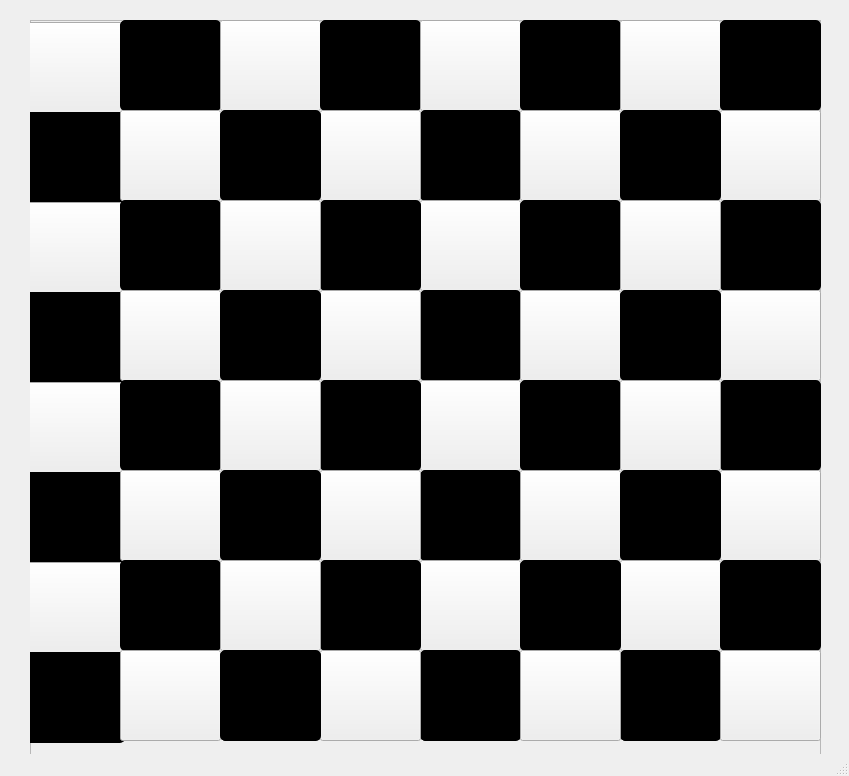
<?xml version="1.0" encoding="UTF-8"?>
<ui version="4.0">
 <class>MainWindow</class>
 <widget class="QMainWindow" name="MainWindow">
  <property name="geometry">
   <rect>
    <x>0</x>
    <y>0</y>
    <width>849</width>
    <height>776</height>
   </rect>
  </property>
  <property name="windowTitle">
   <string>MainWindow</string>
  </property>
  <property name="styleSheet">
   <string notr="true">#centralWidget{
background-image: url(://descarga.png);
}</string>
  </property>
  <widget class="QWidget" name="centralwidget">
   <property name="enabled">
    <bool>true</bool>
   </property>
   <widget class="QFrame" name="frame">
    <property name="geometry">
     <rect>
      <x>30</x>
      <y>20</y>
      <width>791</width>
      <height>771</height>
     </rect>
    </property>
    <property name="frameShape">
     <enum>QFrame::StyledPanel</enum>
    </property>
    <property name="frameShadow">
     <enum>QFrame::Raised</enum>
    </property>
    <widget class="QPushButton" name="pushButton">
     <property name="geometry">
      <rect>
       <x>-6</x>
       <y>2</y>
       <width>101</width>
       <height>91</height>
      </rect>
     </property>
     <property name="autoFillBackground">
      <bool>false</bool>
     </property>
     <property name="styleSheet">
      <string notr="true"/>
     </property>
     <property name="text">
      <string/>
     </property>
    </widget>
    <widget class="QPushButton" name="pushButton_2">
     <property name="geometry">
      <rect>
       <x>90</x>
       <y>0</y>
       <width>101</width>
       <height>91</height>
      </rect>
     </property>
     <property name="font">
      <font>
       <weight>50</weight>
       <bold>false</bold>
       <strikeout>false</strikeout>
      </font>
     </property>
     <property name="mouseTracking">
      <bool>false</bool>
     </property>
     <property name="acceptDrops">
      <bool>false</bool>
     </property>
     <property name="styleSheet">
      <string notr="true">QPushButton {
     background-color: #000000; border: 1px solid black;
     border-radius: 5px;
}</string>
     </property>
     <property name="text">
      <string/>
     </property>
    </widget>
    <widget class="QPushButton" name="pushButton_3">
     <property name="geometry">
      <rect>
       <x>190</x>
       <y>0</y>
       <width>101</width>
       <height>91</height>
      </rect>
     </property>
     <property name="text">
      <string/>
     </property>
    </widget>
    <widget class="QPushButton" name="pushButton_4">
     <property name="geometry">
      <rect>
       <x>290</x>
       <y>0</y>
       <width>101</width>
       <height>91</height>
      </rect>
     </property>
     <property name="styleSheet">
      <string notr="true">QPushButton {
     background-color: #000000; border: 1px solid black;
     border-radius: 5px;
}</string>
     </property>
     <property name="text">
      <string/>
     </property>
    </widget>
    <widget class="QPushButton" name="pushButton_5">
     <property name="geometry">
      <rect>
       <x>390</x>
       <y>0</y>
       <width>101</width>
       <height>91</height>
      </rect>
     </property>
     <property name="text">
      <string/>
     </property>
    </widget>
    <widget class="QPushButton" name="pushButton_6">
     <property name="geometry">
      <rect>
       <x>490</x>
       <y>0</y>
       <width>101</width>
       <height>91</height>
      </rect>
     </property>
     <property name="styleSheet">
      <string notr="true">QPushButton {
     background-color: #000000; border: 1px solid black;
     border-radius: 5px;
}</string>
     </property>
     <property name="text">
      <string/>
     </property>
    </widget>
    <widget class="QPushButton" name="pushButton_7">
     <property name="geometry">
      <rect>
       <x>590</x>
       <y>0</y>
       <width>101</width>
       <height>91</height>
      </rect>
     </property>
     <property name="text">
      <string/>
     </property>
    </widget>
    <widget class="QPushButton" name="pushButton_8">
     <property name="geometry">
      <rect>
       <x>690</x>
       <y>0</y>
       <width>101</width>
       <height>91</height>
      </rect>
     </property>
     <property name="styleSheet">
      <string notr="true">QPushButton {
     background-color: #000000; border: 1px solid black;
     border-radius: 5px;
}</string>
     </property>
     <property name="text">
      <string/>
     </property>
    </widget>
    <widget class="QPushButton" name="pushButton_9">
     <property name="geometry">
      <rect>
       <x>390</x>
       <y>90</y>
       <width>101</width>
       <height>91</height>
      </rect>
     </property>
     <property name="styleSheet">
      <string notr="true">QPushButton {
     background-color: #000000; border: 1px solid black;
     border-radius: 5px;
}</string>
     </property>
     <property name="text">
      <string/>
     </property>
    </widget>
    <widget class="QPushButton" name="pushButton_10">
     <property name="geometry">
      <rect>
       <x>490</x>
       <y>90</y>
       <width>101</width>
       <height>91</height>
      </rect>
     </property>
     <property name="text">
      <string/>
     </property>
    </widget>
    <widget class="QPushButton" name="pushButton_11">
     <property name="geometry">
      <rect>
       <x>290</x>
       <y>90</y>
       <width>101</width>
       <height>91</height>
      </rect>
     </property>
     <property name="text">
      <string/>
     </property>
    </widget>
    <widget class="QPushButton" name="pushButton_12">
     <property name="geometry">
      <rect>
       <x>-6</x>
       <y>92</y>
       <width>101</width>
       <height>91</height>
      </rect>
     </property>
     <property name="styleSheet">
      <string notr="true">QPushButton {
     background-color: #000000; border: 1px solid black;
     border-radius: 5px;
}</string>
     </property>
     <property name="text">
      <string/>
     </property>
    </widget>
    <widget class="QPushButton" name="pushButton_13">
     <property name="geometry">
      <rect>
       <x>690</x>
       <y>90</y>
       <width>101</width>
       <height>91</height>
      </rect>
     </property>
     <property name="text">
      <string/>
     </property>
    </widget>
    <widget class="QPushButton" name="pushButton_14">
     <property name="geometry">
      <rect>
       <x>90</x>
       <y>90</y>
       <width>101</width>
       <height>91</height>
      </rect>
     </property>
     <property name="text">
      <string/>
     </property>
    </widget>
    <widget class="QPushButton" name="pushButton_15">
     <property name="geometry">
      <rect>
       <x>590</x>
       <y>90</y>
       <width>101</width>
       <height>91</height>
      </rect>
     </property>
     <property name="styleSheet">
      <string notr="true">QPushButton {
     background-color: #000000; border: 1px solid black;
     border-radius: 5px;
}</string>
     </property>
     <property name="text">
      <string/>
     </property>
    </widget>
    <widget class="QPushButton" name="pushButton_16">
     <property name="geometry">
      <rect>
       <x>190</x>
       <y>90</y>
       <width>101</width>
       <height>91</height>
      </rect>
     </property>
     <property name="styleSheet">
      <string notr="true">QPushButton {
     background-color: #000000; border: 1px solid black;
     border-radius: 5px;
}</string>
     </property>
     <property name="text">
      <string/>
     </property>
    </widget>
    <widget class="QPushButton" name="pushButton_17">
     <property name="geometry">
      <rect>
       <x>390</x>
       <y>180</y>
       <width>101</width>
       <height>91</height>
      </rect>
     </property>
     <property name="text">
      <string/>
     </property>
    </widget>
    <widget class="QPushButton" name="pushButton_18">
     <property name="geometry">
      <rect>
       <x>490</x>
       <y>180</y>
       <width>101</width>
       <height>91</height>
      </rect>
     </property>
     <property name="styleSheet">
      <string notr="true">QPushButton {
     background-color: #000000; border: 1px solid black;
     border-radius: 5px;
}</string>
     </property>
     <property name="text">
      <string/>
     </property>
    </widget>
    <widget class="QPushButton" name="pushButton_19">
     <property name="geometry">
      <rect>
       <x>290</x>
       <y>180</y>
       <width>101</width>
       <height>91</height>
      </rect>
     </property>
     <property name="styleSheet">
      <string notr="true">QPushButton {
     background-color: #000000; border: 1px solid black;
     border-radius: 5px;
}</string>
     </property>
     <property name="text">
      <string/>
     </property>
    </widget>
    <widget class="QPushButton" name="pushButton_20">
     <property name="geometry">
      <rect>
       <x>-6</x>
       <y>182</y>
       <width>101</width>
       <height>91</height>
      </rect>
     </property>
     <property name="text">
      <string/>
     </property>
    </widget>
    <widget class="QPushButton" name="pushButton_21">
     <property name="geometry">
      <rect>
       <x>690</x>
       <y>180</y>
       <width>101</width>
       <height>91</height>
      </rect>
     </property>
     <property name="styleSheet">
      <string notr="true">QPushButton {
     background-color: #000000; border: 1px solid black;
     border-radius: 5px;
}</string>
     </property>
     <property name="text">
      <string/>
     </property>
    </widget>
    <widget class="QPushButton" name="pushButton_22">
     <property name="geometry">
      <rect>
       <x>90</x>
       <y>180</y>
       <width>101</width>
       <height>91</height>
      </rect>
     </property>
     <property name="styleSheet">
      <string notr="true">QPushButton {
     background-color: #000000; border: 1px solid black;
     border-radius: 5px;
}</string>
     </property>
     <property name="text">
      <string/>
     </property>
    </widget>
    <widget class="QPushButton" name="pushButton_23">
     <property name="geometry">
      <rect>
       <x>590</x>
       <y>180</y>
       <width>101</width>
       <height>91</height>
      </rect>
     </property>
     <property name="text">
      <string/>
     </property>
    </widget>
    <widget class="QPushButton" name="pushButton_24">
     <property name="geometry">
      <rect>
       <x>190</x>
       <y>180</y>
       <width>101</width>
       <height>91</height>
      </rect>
     </property>
     <property name="text">
      <string/>
     </property>
    </widget>
    <widget class="QPushButton" name="pushButton_25">
     <property name="geometry">
      <rect>
       <x>390</x>
       <y>270</y>
       <width>101</width>
       <height>91</height>
      </rect>
     </property>
     <property name="styleSheet">
      <string notr="true">QPushButton {
     background-color: #000000; border: 1px solid black;
     border-radius: 5px;
}</string>
     </property>
     <property name="text">
      <string/>
     </property>
    </widget>
    <widget class="QPushButton" name="pushButton_26">
     <property name="geometry">
      <rect>
       <x>490</x>
       <y>270</y>
       <width>101</width>
       <height>91</height>
      </rect>
     </property>
     <property name="text">
      <string/>
     </property>
    </widget>
    <widget class="QPushButton" name="pushButton_27">
     <property name="geometry">
      <rect>
       <x>290</x>
       <y>270</y>
       <width>101</width>
       <height>91</height>
      </rect>
     </property>
     <property name="text">
      <string/>
     </property>
    </widget>
    <widget class="QPushButton" name="pushButton_28">
     <property name="geometry">
      <rect>
       <x>-6</x>
       <y>272</y>
       <width>101</width>
       <height>91</height>
      </rect>
     </property>
     <property name="styleSheet">
      <string notr="true">QPushButton {
     background-color: #000000; border: 1px solid black;
     border-radius: 5px;
}</string>
     </property>
     <property name="text">
      <string/>
     </property>
    </widget>
    <widget class="QPushButton" name="pushButton_29">
     <property name="geometry">
      <rect>
       <x>690</x>
       <y>270</y>
       <width>101</width>
       <height>91</height>
      </rect>
     </property>
     <property name="text">
      <string/>
     </property>
    </widget>
    <widget class="QPushButton" name="pushButton_30">
     <property name="geometry">
      <rect>
       <x>90</x>
       <y>270</y>
       <width>101</width>
       <height>91</height>
      </rect>
     </property>
     <property name="text">
      <string/>
     </property>
    </widget>
    <widget class="QPushButton" name="pushButton_31">
     <property name="geometry">
      <rect>
       <x>590</x>
       <y>270</y>
       <width>101</width>
       <height>91</height>
      </rect>
     </property>
     <property name="styleSheet">
      <string notr="true">QPushButton {
     background-color: #000000; border: 1px solid black;
     border-radius: 5px;
}</string>
     </property>
     <property name="text">
      <string/>
     </property>
    </widget>
    <widget class="QPushButton" name="pushButton_32">
     <property name="geometry">
      <rect>
       <x>190</x>
       <y>270</y>
       <width>101</width>
       <height>91</height>
      </rect>
     </property>
     <property name="styleSheet">
      <string notr="true">QPushButton {
     background-color: #000000; border: 1px solid black;
     border-radius: 5px;
}</string>
     </property>
     <property name="text">
      <string/>
     </property>
    </widget>
    <widget class="QPushButton" name="pushButton_33">
     <property name="geometry">
      <rect>
       <x>390</x>
       <y>360</y>
       <width>101</width>
       <height>91</height>
      </rect>
     </property>
     <property name="text">
      <string/>
     </property>
    </widget>
    <widget class="QPushButton" name="pushButton_34">
     <property name="geometry">
      <rect>
       <x>490</x>
       <y>360</y>
       <width>101</width>
       <height>91</height>
      </rect>
     </property>
     <property name="styleSheet">
      <string notr="true">QPushButton {
     background-color: #000000; border: 1px solid black;
     border-radius: 5px;
}</string>
     </property>
     <property name="text">
      <string/>
     </property>
    </widget>
    <widget class="QPushButton" name="pushButton_35">
     <property name="geometry">
      <rect>
       <x>290</x>
       <y>360</y>
       <width>101</width>
       <height>91</height>
      </rect>
     </property>
     <property name="styleSheet">
      <string notr="true">QPushButton {
     background-color: #000000; border: 1px solid black;
     border-radius: 5px;
}</string>
     </property>
     <property name="text">
      <string/>
     </property>
    </widget>
    <widget class="QPushButton" name="pushButton_36">
     <property name="geometry">
      <rect>
       <x>-6</x>
       <y>362</y>
       <width>101</width>
       <height>91</height>
      </rect>
     </property>
     <property name="text">
      <string/>
     </property>
    </widget>
    <widget class="QPushButton" name="pushButton_37">
     <property name="geometry">
      <rect>
       <x>690</x>
       <y>360</y>
       <width>101</width>
       <height>91</height>
      </rect>
     </property>
     <property name="styleSheet">
      <string notr="true">QPushButton {
     background-color: #000000; border: 1px solid black;
     border-radius: 5px;
}</string>
     </property>
     <property name="text">
      <string/>
     </property>
    </widget>
    <widget class="QPushButton" name="pushButton_38">
     <property name="geometry">
      <rect>
       <x>90</x>
       <y>360</y>
       <width>101</width>
       <height>91</height>
      </rect>
     </property>
     <property name="styleSheet">
      <string notr="true">QPushButton {
     background-color: #000000; border: 1px solid black;
     border-radius: 5px;
}</string>
     </property>
     <property name="text">
      <string/>
     </property>
    </widget>
    <widget class="QPushButton" name="pushButton_39">
     <property name="geometry">
      <rect>
       <x>590</x>
       <y>360</y>
       <width>101</width>
       <height>91</height>
      </rect>
     </property>
     <property name="text">
      <string/>
     </property>
    </widget>
    <widget class="QPushButton" name="pushButton_40">
     <property name="geometry">
      <rect>
       <x>190</x>
       <y>360</y>
       <width>101</width>
       <height>91</height>
      </rect>
     </property>
     <property name="text">
      <string/>
     </property>
    </widget>
    <widget class="QPushButton" name="pushButton_41">
     <property name="geometry">
      <rect>
       <x>390</x>
       <y>450</y>
       <width>101</width>
       <height>91</height>
      </rect>
     </property>
     <property name="styleSheet">
      <string notr="true">QPushButton {
     background-color: #000000; border: 1px solid black;
     border-radius: 5px;
}</string>
     </property>
     <property name="text">
      <string/>
     </property>
    </widget>
    <widget class="QPushButton" name="pushButton_42">
     <property name="geometry">
      <rect>
       <x>490</x>
       <y>450</y>
       <width>101</width>
       <height>91</height>
      </rect>
     </property>
     <property name="text">
      <string/>
     </property>
    </widget>
    <widget class="QPushButton" name="pushButton_43">
     <property name="geometry">
      <rect>
       <x>290</x>
       <y>450</y>
       <width>101</width>
       <height>91</height>
      </rect>
     </property>
     <property name="text">
      <string/>
     </property>
    </widget>
    <widget class="QPushButton" name="pushButton_44">
     <property name="geometry">
      <rect>
       <x>-6</x>
       <y>452</y>
       <width>101</width>
       <height>91</height>
      </rect>
     </property>
     <property name="styleSheet">
      <string notr="true">QPushButton {
     background-color: #000000; border: 1px solid black;
     border-radius: 5px;
}</string>
     </property>
     <property name="text">
      <string/>
     </property>
    </widget>
    <widget class="QPushButton" name="pushButton_45">
     <property name="geometry">
      <rect>
       <x>690</x>
       <y>450</y>
       <width>101</width>
       <height>91</height>
      </rect>
     </property>
     <property name="text">
      <string/>
     </property>
    </widget>
    <widget class="QPushButton" name="pushButton_46">
     <property name="geometry">
      <rect>
       <x>90</x>
       <y>450</y>
       <width>101</width>
       <height>91</height>
      </rect>
     </property>
     <property name="text">
      <string/>
     </property>
    </widget>
    <widget class="QPushButton" name="pushButton_47">
     <property name="geometry">
      <rect>
       <x>590</x>
       <y>450</y>
       <width>101</width>
       <height>91</height>
      </rect>
     </property>
     <property name="styleSheet">
      <string notr="true">QPushButton {
     background-color: #000000; border: 1px solid black;
     border-radius: 5px;
}</string>
     </property>
     <property name="text">
      <string/>
     </property>
    </widget>
    <widget class="QPushButton" name="pushButton_48">
     <property name="geometry">
      <rect>
       <x>190</x>
       <y>450</y>
       <width>101</width>
       <height>91</height>
      </rect>
     </property>
     <property name="styleSheet">
      <string notr="true">QPushButton {
     background-color: #000000; border: 1px solid black;
     border-radius: 5px;
}</string>
     </property>
     <property name="text">
      <string/>
     </property>
    </widget>
    <widget class="QPushButton" name="pushButton_49">
     <property name="geometry">
      <rect>
       <x>390</x>
       <y>540</y>
       <width>101</width>
       <height>91</height>
      </rect>
     </property>
     <property name="text">
      <string/>
     </property>
    </widget>
    <widget class="QPushButton" name="pushButton_50">
     <property name="geometry">
      <rect>
       <x>-6</x>
       <y>542</y>
       <width>101</width>
       <height>91</height>
      </rect>
     </property>
     <property name="text">
      <string/>
     </property>
    </widget>
    <widget class="QPushButton" name="pushButton_51">
     <property name="geometry">
      <rect>
       <x>290</x>
       <y>540</y>
       <width>101</width>
       <height>91</height>
      </rect>
     </property>
     <property name="styleSheet">
      <string notr="true">QPushButton {
     background-color: #000000; border: 1px solid black;
     border-radius: 5px;
}</string>
     </property>
     <property name="text">
      <string/>
     </property>
    </widget>
    <widget class="QPushButton" name="pushButton_52">
     <property name="geometry">
      <rect>
       <x>90</x>
       <y>540</y>
       <width>101</width>
       <height>91</height>
      </rect>
     </property>
     <property name="styleSheet">
      <string notr="true">QPushButton {
     background-color: #000000; border: 1px solid black;
     border-radius: 5px;
}</string>
     </property>
     <property name="text">
      <string/>
     </property>
    </widget>
    <widget class="QPushButton" name="pushButton_53">
     <property name="geometry">
      <rect>
       <x>190</x>
       <y>540</y>
       <width>101</width>
       <height>91</height>
      </rect>
     </property>
     <property name="text">
      <string/>
     </property>
    </widget>
    <widget class="QPushButton" name="pushButton_54">
     <property name="geometry">
      <rect>
       <x>590</x>
       <y>540</y>
       <width>101</width>
       <height>91</height>
      </rect>
     </property>
     <property name="text">
      <string/>
     </property>
    </widget>
    <widget class="QPushButton" name="pushButton_55">
     <property name="geometry">
      <rect>
       <x>690</x>
       <y>540</y>
       <width>101</width>
       <height>91</height>
      </rect>
     </property>
     <property name="styleSheet">
      <string notr="true">QPushButton {
     background-color: #000000; border: 1px solid black;
     border-radius: 5px;
}</string>
     </property>
     <property name="text">
      <string/>
     </property>
    </widget>
    <widget class="QPushButton" name="pushButton_56">
     <property name="geometry">
      <rect>
       <x>490</x>
       <y>540</y>
       <width>101</width>
       <height>91</height>
      </rect>
     </property>
     <property name="styleSheet">
      <string notr="true">QPushButton {
     background-color: #000000; border: 1px solid black;
     border-radius: 5px;
}</string>
     </property>
     <property name="text">
      <string/>
     </property>
    </widget>
    <widget class="QPushButton" name="pushButton_57">
     <property name="geometry">
      <rect>
       <x>390</x>
       <y>630</y>
       <width>101</width>
       <height>91</height>
      </rect>
     </property>
     <property name="styleSheet">
      <string notr="true">QPushButton {
     background-color: #000000; border: 1px solid black;
     border-radius: 5px;
}</string>
     </property>
     <property name="text">
      <string/>
     </property>
    </widget>
    <widget class="QPushButton" name="pushButton_58">
     <property name="geometry">
      <rect>
       <x>-6</x>
       <y>632</y>
       <width>101</width>
       <height>91</height>
      </rect>
     </property>
     <property name="styleSheet">
      <string notr="true">QPushButton {
     background-color: #000000; border: 1px solid black;
     border-radius: 5px;
}</string>
     </property>
     <property name="text">
      <string/>
     </property>
    </widget>
    <widget class="QPushButton" name="pushButton_59">
     <property name="geometry">
      <rect>
       <x>290</x>
       <y>630</y>
       <width>101</width>
       <height>91</height>
      </rect>
     </property>
     <property name="text">
      <string/>
     </property>
    </widget>
    <widget class="QPushButton" name="pushButton_60">
     <property name="geometry">
      <rect>
       <x>90</x>
       <y>630</y>
       <width>101</width>
       <height>91</height>
      </rect>
     </property>
     <property name="text">
      <string/>
     </property>
    </widget>
    <widget class="QPushButton" name="pushButton_61">
     <property name="geometry">
      <rect>
       <x>190</x>
       <y>630</y>
       <width>101</width>
       <height>91</height>
      </rect>
     </property>
     <property name="styleSheet">
      <string notr="true">QPushButton {
     background-color: #000000; border: 1px solid black;
     border-radius: 5px;
}</string>
     </property>
     <property name="text">
      <string/>
     </property>
    </widget>
    <widget class="QPushButton" name="pushButton_62">
     <property name="geometry">
      <rect>
       <x>590</x>
       <y>630</y>
       <width>101</width>
       <height>91</height>
      </rect>
     </property>
     <property name="styleSheet">
      <string notr="true">QPushButton {
     background-color: #000000; border: 1px solid black;
     border-radius: 5px;
}</string>
     </property>
     <property name="text">
      <string/>
     </property>
    </widget>
    <widget class="QPushButton" name="pushButton_63">
     <property name="geometry">
      <rect>
       <x>690</x>
       <y>630</y>
       <width>101</width>
       <height>91</height>
      </rect>
     </property>
     <property name="text">
      <string/>
     </property>
    </widget>
    <widget class="QPushButton" name="pushButton_64">
     <property name="geometry">
      <rect>
       <x>490</x>
       <y>630</y>
       <width>101</width>
       <height>91</height>
      </rect>
     </property>
     <property name="text">
      <string/>
     </property>
    </widget>
   </widget>
  </widget>
  <widget class="QStatusBar" name="statusbar"/>
 </widget>
 <resources/>
 <connections/>
</ui>
